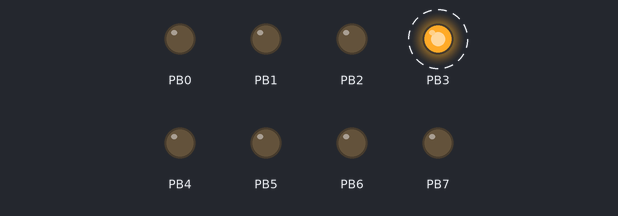
Bench run of a program on a simulated ATmega1284P, CodeVisionAVR source translated, built with avr-gcc and emulated at 8 MHz. Parts: output pins drawn as LEDs (lit = HIGH). Dashed ring = blinking.

Above: at 0.12 s.
Timing chart, 0 to 3.0 s (numbered marks = the images above):
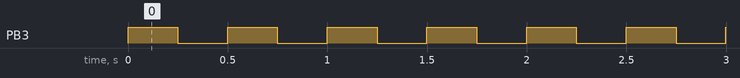

The program:

MAIN.c
```c
// (licence header left out)
#include <mega1284p.h>
#include <delay.h>
// Alphanumeric LCD Module functions
#asm
   .equ __lcd_port=0x05 ;PORTB
#endasm
#include <lcd.h>

// Declare your global variables here

void main(void)
{
// Declare your local variables here

// Input/Output Ports initialization
// Port A initialization
// Func7=In Func6=In Func5=In Func4=In Func3=In Func2=In Func1=In Func0=In
// State7=T State6=T State5=T State4=T State3=T State2=T State1=T State0=T
PORTA=0x00;
DDRA=0x00;

// Port B initialization
// Func7=In Func6=In Func5=In Func4=In Func3=Out Func2=In Func1=In Func0=In
// State7=T State6=T State5=T State4=T State3=0 State2=T State1=T State0=T
PORTB=0x00;
DDRB=0xFF;

// Port C initialization
// Func7=In Func6=In Func5=In Func4=In Func3=In Func2=In Func1=In Func0=In
// State7=T State6=T State5=T State4=T State3=T State2=T State1=T State0=T
PORTC=0x00;
DDRC=0x00;

// Port D initialization
// Func7=In Func6=In Func5=In Func4=In Func3=In Func2=In Func1=In Func0=In
// State7=T State6=T State5=T State4=T State3=T State2=T State1=T State0=T
PORTD=0x00;
DDRD=0x00;

// Timer/Counter 0 initialization
// Clock source: System Clock
// Clock value: Timer 0 Stopped
// Mode: Normal top=FFh
// OC0A output: Disconnected
// OC0B output: Disconnected
TCCR0A=0x00;
TCCR0B=0x00;
TCNT0=0x00;
OCR0A=0x00;
OCR0B=0x00;

// Timer/Counter 1 initialization
// Clock source: System Clock
// Clock value: Timer1 Stopped
// Mode: Normal top=FFFFh
// OC1A output: Discon.
// OC1B output: Discon.
// Noise Canceler: Off
// Input Capture on Falling Edge
// Timer1 Overflow Interrupt: Off
// Input Capture Interrupt: Off
// Compare A Match Interrupt: Off
// Compare B Match Interrupt: Off
TCCR1A=0x00;
TCCR1B=0x00;
TCNT1H=0x00;
TCNT1L=0x00;
ICR1H=0x00;
ICR1L=0x00;
OCR1AH=0x00;
OCR1AL=0x00;
OCR1BH=0x00;
OCR1BL=0x00;

// Timer/Counter 2 initialization
// Clock source: System Clock
// Clock value: Timer2 Stopped
// Mode: Normal top=FFh
// OC2A output: Disconnected
// OC2B output: Disconnected
ASSR=0x00;
TCCR2A=0x00;
TCCR2B=0x00;
TCNT2=0x00;
OCR2A=0x00;
OCR2B=0x00;

// Timer/Counter 3 initialization
// Clock source: System Clock
// Clock value: Timer3 Stopped
// Mode: Normal top=FFFFh
// OC3A output: Discon.
// OC3B output: Discon.
// Noise Canceler: Off
// Input Capture on Falling Edge
// Timer3 Overflow Interrupt: Off
// Input Capture Interrupt: Off
// Compare A Match Interrupt: Off
// Compare B Match Interrupt: Off
TCCR3A=0x00;
TCCR3B=0x00;
TCNT3H=0x00;
TCNT3L=0x00;
ICR3H=0x00;
ICR3L=0x00;
OCR3AH=0x00;
OCR3AL=0x00;
OCR3BH=0x00;
OCR3BL=0x00;

// External Interrupt(s) initialization
// INT0: Off
// INT1: Off
// INT2: Off
// Interrupt on any change on pins PCINT0-7: Off
// Interrupt on any change on pins PCINT8-15: Off
// Interrupt on any change on pins PCINT16-23: Off
// Interrupt on any change on pins PCINT24-31: Off
EICRA=0x00;
EIMSK=0x00;
PCICR=0x00;

// Timer/Counter 0 Interrupt(s) initialization
TIMSK0=0x00;
// Timer/Counter 1 Interrupt(s) initialization
TIMSK1=0x00;
// Timer/Counter 2 Interrupt(s) initialization
TIMSK2=0x00;
// Timer/Counter 3 Interrupt(s) initialization
TIMSK3=0x00;

// Analog Comparator initialization
// Analog Comparator: Off
// Analog Comparator Input Capture by Timer/Counter 1: Off
ACSR=0x80;
ADCSRB=0x00;

// LCD module initialization
//lcd_init(16);
//lcd_gotoxy(0,0);
//lcd_puts("Ya das\n");
while (1)
      {
         PORTB.3 = 1;
         delay_ms(250);

         PORTB.3 = 0;
         delay_ms(250);
      // Place your code here

      };
}
```

Measured:
- by itself, PB3: alternates HIGH for 0.25 s and LOW for 0.25 s
